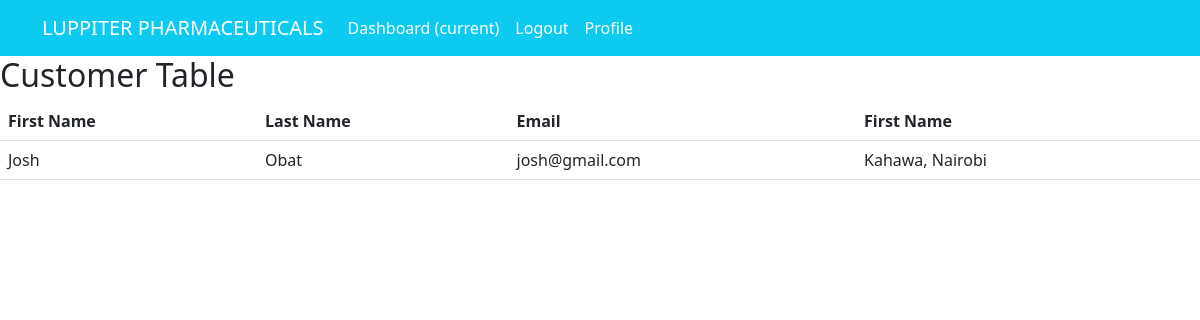
The app's page /Total/Customers/ (signed in) with its own data.
### pharma/models.py (models this page shows, shortened)
class Total_Customers(models.Model):
    first_name = models.CharField(max_length=100)
    last_name = models.CharField(max_length=100)
    email = models.EmailField()
    address = models.CharField(max_length=200)
    class Meta:
        verbose_name_plural = 'Total_Customers'

### pharma/views.py (the view)
# urls.py: path('Total/Customers/', views.Total_Customers_view, name='pharma-customer'),
@login_required
def Total_Customers_view(request):
    customers = Total_Customers.objects.all()
    context = {'customers': customers}
    return render(request, 'pharma/customer.html', context)

### templates/pharma/customer.html (shortened to what this page needs)
{% extends 'partials/base.html' %}
{% block content %}
<h2>Customer Table</h2>
<table class="table">
    <thead class="thead-dark">
    <tr>
        <th scope="col">First Name</th>
        <th scope="col">Last Name</th>
        <th scope="col">Email</th>
        <th scope="col">First Name</th>
    </tr>
    <tr>
        {% if customers %}
    {% for customer in customers %}
    <tr>
        <td>{{ customer.first_name }}</td>
        <td>{{ customer.last_name }}</td>
        <td>{{ customer.email }}</td>
        <td>{{ customer.address }}</td>
    </tr>
    {% endfor %}
    {% endif %}
    </tr>
    </thead>
</table>
{% endblock %}

### records on screen
Total_Customers: first_name "Josh", last_name "Obat", email "josh@gmail.com", address "Kahawa, Nairobi"
